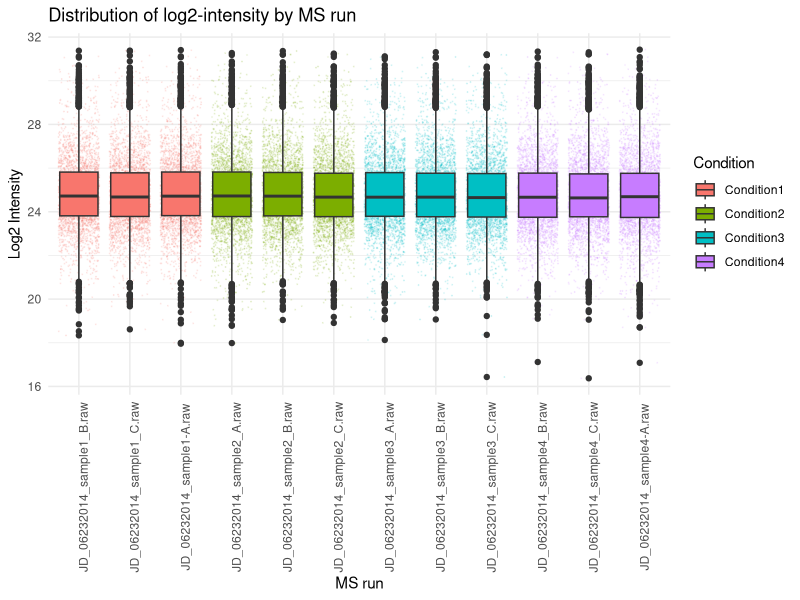
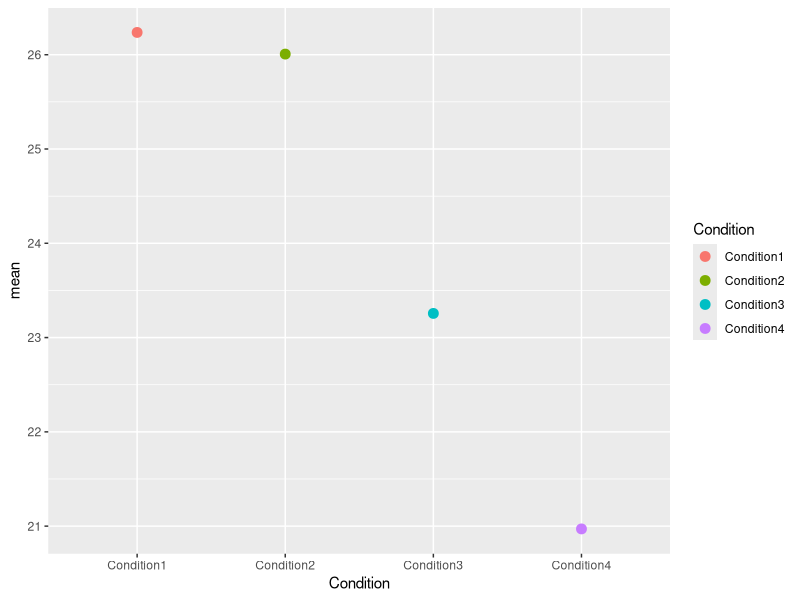
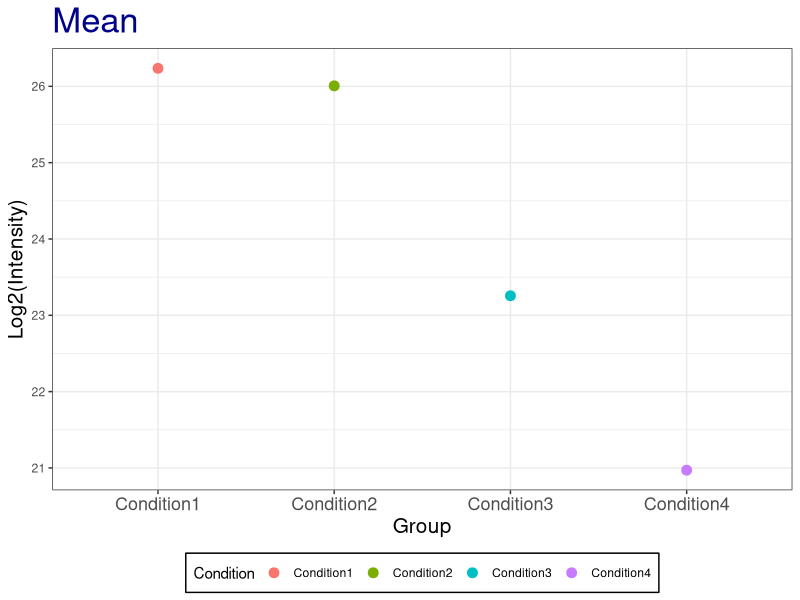
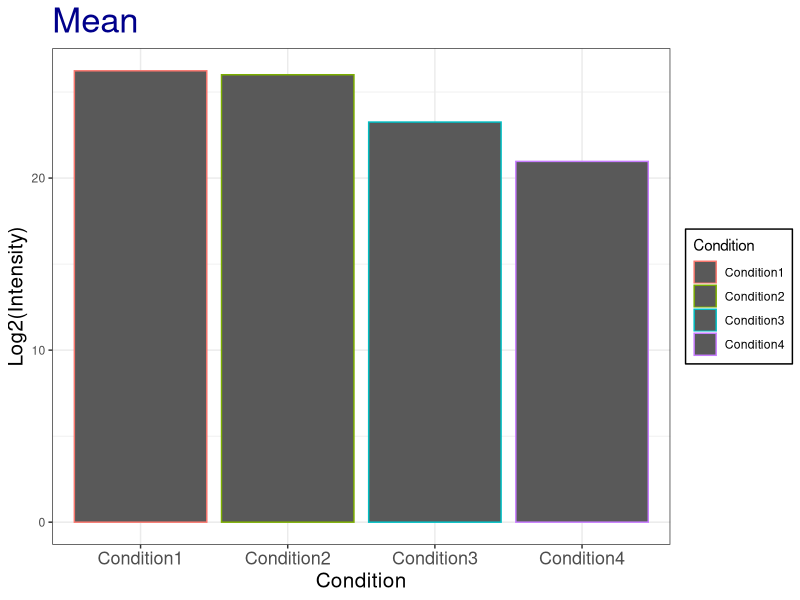
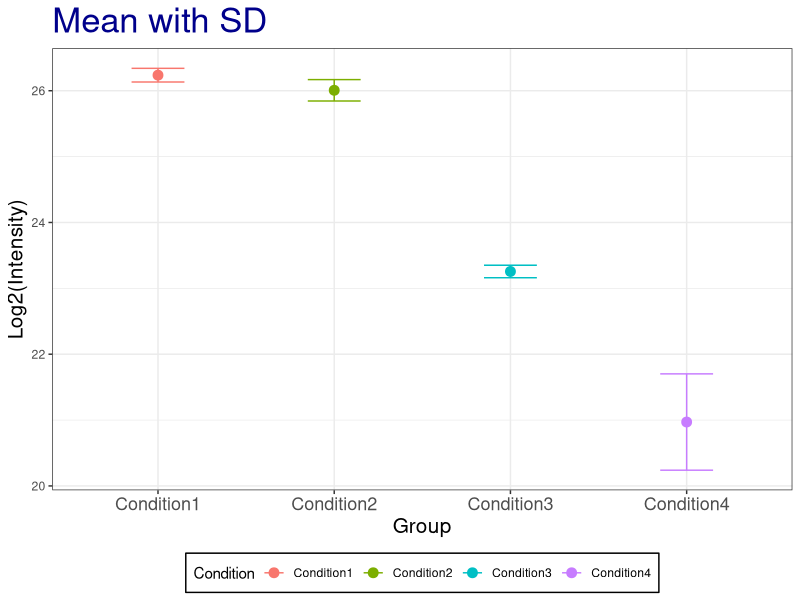
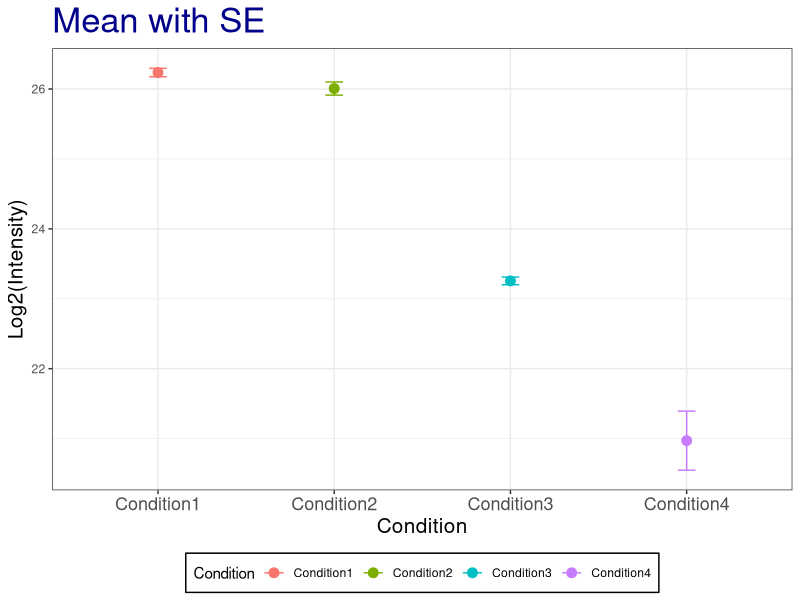
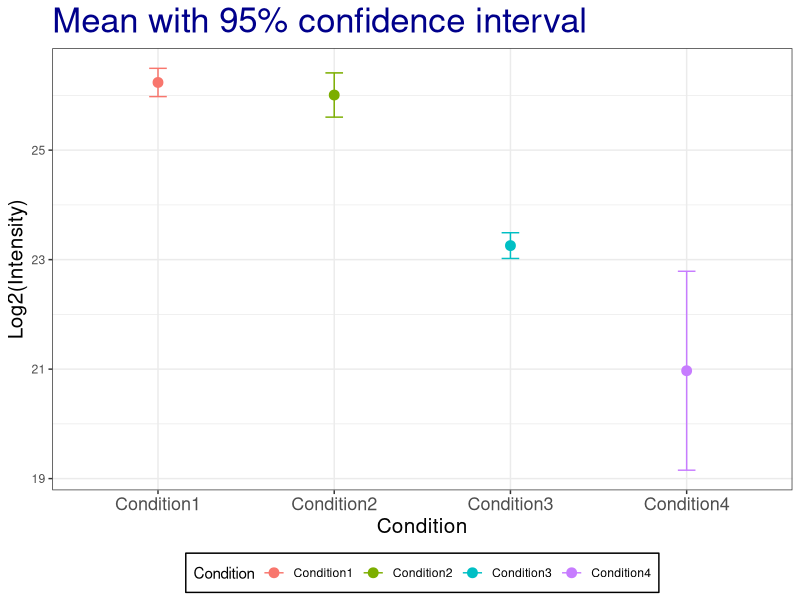

These figures' R source, in order:
##############################
##############################
## This is an example from workshop in basic statistics in R held in 2020 by Meena Choi (one of the co-creaters of MSStats
## Choi M (2014). “MSstats: an R package for statistical analysis of quantitative mass spectrometry-based proteomic experiments.” Bioinformatics, 30.)
##############################
##############################


#############################################
## 1. Create a new Rstudio project
#############################################

# From the menu, select **File > New Project...**, 
# then select **Existing Directory** and choose the directory where you downloaded this script and the example datasets for this tutorial. 
# All the output files we'll be creating in this tutorial will be saved in the 'working directory' that now has been set by Rstudio.

# Let's verify the working directory path with the get working directory command.
getwd()

#############################################
## 2. Reading in data
#############################################

iprg <- read.csv("iPRG_example_runsummary.csv")


#############################################
## 3. Data exploration
#############################################

#`class` shows the type of a variable, in this case a 'data.frame`.
class(iprg)

# `dim` shows the dimension of a data.frame, which are the number of rows and the number of columns
dim(iprg)

#`colnames` is short for column names. 
colnames(iprg)
rownames(iprg)
#`head` shows the first 6 rows of data. Try `tail` to show the last 6 rows of data.
head(iprg)
tail(iprg)
# Let's explore the type of every column/variable and a summary for the value range for every column.
summary(iprg)
str(iprg)

iprg[100, 2]
# Inspect the possible values for the `Conditions` and the `BioReplicate` (8th) column 
# using the named and numbered column selection syntax for data frames.
unique(iprg[, 'Condition'])
unique(iprg[, 4])

unique(iprg[, c('Condition', 'BioReplicate', 'Run')])
# Select subsets of rows from iprg dataset: 
# i.e we might be interested in working from here on only with the Condition1
# or all measurements on one particular MS run.

iprg.condition1 <- iprg[iprg$Condition == 'Condition1', ]
iprg.condition1.bio1 <- iprg[iprg$Condition == 'Condition1' & iprg$BioReplicate == '1', ]
nrow(iprg.condition1.bio1)

# wide format  vs long format
# change wide format to long format
library(tidyverse)

## make wide format
?spread
wideiprg <- iprg %>% select('Protein', 'Run', 'Log2Intensity')
wideiprg <- iprg %>% select('Protein', 'Run', 'Log2Intensity') %>% 
  spread(Run, Log2Intensity)
head(wideiprg)

## make long format
longiprg <- wideiprg %>% gather(Run, Log2Intensity, -Protein)
head(longiprg)

## add annotation in new long format
annot <- read.csv("iPRG_example_annotation.csv")

newiprg <- left_join(longiprg, annot, by='Run')
head(newiprg)
## new iprg has the same number of rows.

#############################################
## 4. Summarizing and Visualizing data
#############################################

### review for day 2
### Boxplot
ggplot(data=iprg,
       mapping=aes(x=Run, y=Log2Intensity)) +
  geom_jitter(aes(color=Condition), size=0.1, alpha=0.1) +
  geom_boxplot(aes(fill=Condition)) +
  labs(x="MS run", y="Log2 Intensity",
       title="Distribution of log2-intensity by MS run") +
  theme_minimal() +
  theme(axis.text.x = element_text(angle = 90))

#############################################
# 5. Randomization
#############################################

## 5.1 Random selection of samples from a larger set

# This particular dataset contains a total of 10 subjects across conditions. 
# Suppose we label them from 1 to 10 
# and randomly would like to select 3 subjects we can do this using the `sample` function. 
# When we run `sample` another time, different subjects will be selected. Try this a couple times.

sample(1000, 10)
sample(10, 3)

# Now suppose we would like to select the same randomly selected samples every time, 
# then we can use a random seed number.

set.seed(3728)
sample(10, 3)

set.seed(3728)
sample(10, 3)

group.member <- c('Meena', 'Olga', 'Ryan', 'Kylie', 'Melanie', 'Mateusz')
sample(group.member, 3)

## 5.2 Completely randomized order of MS runs 

# We can also create a random order using all elements of iPRG dataset. 
# Again, we can achieve this using `sample`, asking for exactly the amount of samples in the subset. 
# This time, each repetition gives us a different order of the complete set.

msrun <- unique(iprg$Run)
msrun

# randomize order among all 12 MS runs
sample(msrun, length(msrun))

# different order will be shown.
sample(msrun, length(msrun))


## 5.3 Randomized block design

## Allow to remove known sources of variability that you are not interested in.
## Group conditions into blocks such that the conditions in a block are as similar as possible.
## Randomly assign samples with a block.

# This particular dataset contains a total of 12 MS runs across 4 conditions, 
# 3 technical replicates per condition. Using the `block.random` function in the `psych` package, 
# we can achieve randomized block designs!

# use 'psych' package. Load the package first.
library(psych)

msrun <- unique(iprg[, c('Condition','Run')])
msrun

# 4 Conditions of 12 MS runs randomly ordered
?block.random
block.random(n=12, c(Group=4))

block.random(n=24,
             c(group=2, time=4, replicate=3))


#############################################
# 6. Basic statistical summaries in R
#############################################

## 6.1 Calculate simple statistics

# Let's start with one protein as an example 
# and calculate the mean, standard deviation, standard error of the mean across all replicates per condition. 
# We then store all the computed statistics into a single summary data frame for easy access.

# We can use the **aggregate** function to compute summary statistics

# check what proteins are in dataset, show all protein names
unique(iprg$Protein)

# Let's start with one protein, named "sp|P44015|VAC2_YEAST"
# there are two ways
oneproteindata <- iprg[iprg$Protein == "sp|P44015|VAC2_YEAST", ]

oneproteindata <- iprg %>% filter(Protein == "sp|P44015|VAC2_YEAST")

# If you want to see more details, 
?aggregate

### 6.1.1 Calculate mean per groups
# splits 'oneproteindata' into subsets by 'Condition', 
# then, compute 'FUN=mean' of 'log2Int'
sub.mean <- aggregate(Log2Intensity ~ Condition, data=oneproteindata, FUN=mean)
sub.mean

### 6.1.2 Calculate SD(standard deviation) per groups
# The same as mean calculation above. 'FUN' is changed to 'sd'.
sub.sd <- aggregate(Log2Intensity ~ Condition, data=oneproteindata, FUN=sd)
sub.sd

### 6.1.3 Count the number of observation per groups
# The same as mean calculation. 'FUN' is changed 'length'.
sub.len <- aggregate(Log2Intensity ~ Condition, data=oneproteindata, FUN=length)
sub.len

### 6.1.4 Calculate SE(standard error of mean) per groups
# SE = sqrt(s^2 / n)
sub.se <- sqrt(sub.sd$Log2Intensity^2/sub.len$Log2Intensity)
sub.se

# make the summary table including the results above (mean, sd, se and length).
summaryresult <- data.frame(Group=c("Condition1", "Condition2", "Condition3", "Condition4"),
                            mean=sub.mean$Log2Intensity,
                            sd=sub.sd$Log2Intensity, 
                            se=sub.se, 
                            length=sub.len$Log2Intensity)
summaryresult

### 6.1.2 Calculate mean per groups
summaryresult <- oneproteindata %>%
  group_by(Condition) %>%
  summarise(mean=mean(Log2Intensity),
            sd=sd(Log2Intensity),
            len=n())

summaryresult <- mutate(summaryresult,
                        se=sqrt(sd^2/len))

# oneproteindata %>%
#   group_by(Condition) %>%
#   summarise(mean=mean(Log2Intensity),
#             sd=sd(Log2Intensity),
#             lenght=n()) %>%
#   mutate(se=sqrt(sd^2/len))

## 6.2 Visualization with error bars for descriptive purpose
#‘error bars’ can have a variety of meanings or conclusions if what they represent is not precisely specified. 
# Below we provide some examples of which types of error bars are common. 
# We're using the summary of protein `sp|P44015|VAC2_YEAST` from the previous section and the `ggplot2` package as it provides a convenient way to make easily adaptable plots.

# Let's draw plots with mean and error bars

# means without any errorbar
ggplot(aes(x=Condition, y=mean, colour=Condition), data=summaryresult)+
  geom_point(size=3)

# Let's change a number of visual properties to make the plot more atttractive
# Let's change the labels of x-axis and y-axis and title: 
# add labs(title="Mean", x="Condition", y='Log2(Intensity)')
# Let's change background color for white : add theme_bw()
# Let's change size or color of labels of axes and title, text of x-axis : in theme
# Let's change the position of legend :'none' remove the legend
# Let's make the box for legend
# Let's remove the box for legend key.

ggplot(aes(x=Condition, y=mean, colour=Condition), data=summaryresult)+
  geom_point(size=3)+
  labs(title="Mean", x="Group", y='Log2(Intensity)')+
  theme_bw()+
  theme(plot.title = element_text(size=25, colour="darkblue"),
        axis.title.x = element_text(size=15),
        axis.title.y = element_text(size=15),
        axis.text.x = element_text(size=13),
        legend.position = 'bottom',
        legend.background = element_rect(colour='black'),
        legend.key = element_rect(colour='white'))

# Very similar but now as a bar plot.
ggplot(aes(x=Condition, y=mean, colour=Condition), data=summaryresult)+
  geom_bar(position=position_dodge(), stat='identity')+
  scale_x_discrete('Condition')+
  labs(title="Mean", x="Group", y='Log2(Intensity)')+
  theme_bw()+
  theme(plot.title = element_text(size=25, colour="darkblue"),
        axis.title.x = element_text(size=15),
        axis.title.y = element_text(size=15),
        axis.text.x = element_text(size=13),
        legend.background = element_rect(colour='black'),
        legend.key = element_rect(colour='white'))

# For the sake of this tutorial, we'll continue adding error bars for different statistics with the point plots. 
# We'll leave it as an exercise to add error bars to the barplots. 
# Let's first add the standard deviation, then the standard error of the mean. Which one is smaller?
# standard error of the mean (SEM) measures how far the sample mean (average) of the data is likely to be from the true population mean.

# mean with SD
ggplot(aes(x=Condition, y=mean, colour=Condition), data=summaryresult)+
  geom_point(size=3)+
  geom_errorbar(aes(ymax = mean + sd, ymin=mean - sd), width=0.3)+
  scale_x_discrete('Group')+
  labs(title="Mean with SD", x="Group", y='Log2(Intensity)')+
  theme_bw()+
  theme(plot.title = element_text(size=25, colour="darkblue"),
        axis.title.x = element_text(size=15),
        axis.title.y = element_text(size=15),
        axis.text.x = element_text(size=13),
        legend.position = 'bottom',
        legend.background = element_rect(colour='black'),
        legend.key = element_rect(colour='white'))

# mean with SE
ggplot(aes(x=Condition, y=mean, colour=Condition), data=summaryresult)+
  geom_point(size=3)+
  geom_errorbar(aes(ymax = mean + se, ymin=mean - se), width=0.1)+
  labs(title="Mean with SE", x="Condition", y='Log2(Intensity)')+
  theme_bw()+
  theme(plot.title = element_text(size=25, colour="darkblue"),
        axis.title.x = element_text(size=15),
        axis.title.y = element_text(size=15),
        axis.text.x = element_text(size=13),
        legend.position = 'bottom',
        legend.background = element_rect(colour='black'),
        legend.key = element_rect(colour='white'))

# The SE is narrow than the SD!

## 6.3 Calculate the confidence interval

# Now that we've covered the standard error of the mean and the standard deviation, 
# let's investigate how we can add custom confidence intervals (CI) for our measurement of the mean. 
# We'll add these CI's to the summary results we previously stored for protein `sp|P44015|VAC2_YEAST`

# Confidence interval : mean + or - (SE * alpha /2 { quantile of t distribution})$

# 95% confident interval
# Be careful for setting quantile for two-sided. need to divide by two for error.
# For example, 95% confidence interval, right tail is 2.5% and left tail is 2.5%.

summaryresult$ciw.lower.95 <- summaryresult$mean - qt(0.975,summaryresult$len-1)*summaryresult$se
summaryresult$ciw.upper.95 <- summaryresult$mean + qt(0.975,summaryresult$len-1)*summaryresult$se
summaryresult

# summaryresult <- summaryresult %>% mutate(ciw.lower.95 = mean - qt(0.975, len-1)*se,
#                                           ciw.upper.95 = mean + qt(0.975, len-1)*se)

# mean with 95% two-sided confidence interval
ggplot(aes(x=Condition, y=mean, colour=Condition), data=summaryresult)+
  geom_point(size=3)+
  geom_errorbar(aes(ymax = ciw.upper.95, ymin=ciw.lower.95), width=0.1)+
  labs(title="Mean with 95% confidence interval", x="Condition", y='Log2(Intensity)')+
  theme_bw()+
  theme(plot.title = element_text(size=25, colour="darkblue"),
        axis.title.x = element_text(size=15),
        axis.title.y = element_text(size=15),
        axis.text.x = element_text(size=13),
        legend.position = 'bottom',
        legend.background = element_rect(colour='black'),
        legend.key = element_rect(colour='white'))


#############################################
# 7. exercise!!
#############################################
